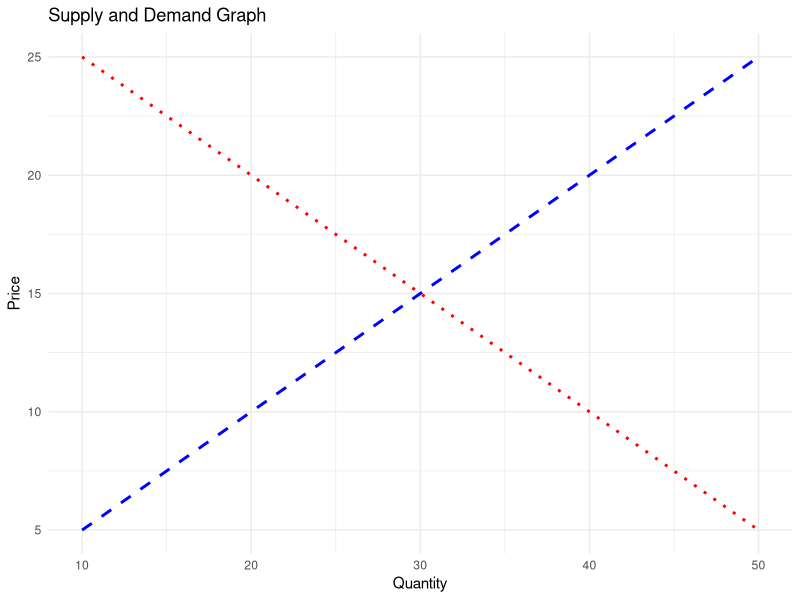

Write R code to recreate this figure.
## ---- chunk 1
knitr::opts_chunk$set(echo = TRUE,comment=NA)
library(knitr)
library(kableExtra)
## ---- chunk 2
df=data.frame(Warehouse_1 = c("$20","$12","$10",80),
              Warehouse_2= c("$14","$15","$12",90),
              Warehouse_3= c("$25","$14","$15",70),
              Dummy_warehouse=c("0","0","0","135"),
              Unit_production_cost=c("$400","$300","$500"," "),
              Monthly_production_capacity=c(100,125,150," "))
rownames(df)=c("Plant A","Plant B","Plant C","Monthly demand")
df %>% 
  kable() %>% 
  kable_classic() %>% 
  column_spec(1,border_right = TRUE) %>% 
  column_spec(5,border_right = TRUE) %>% 
  row_spec(3,extra_css = "border-bottom:dotted") %>% 
  add_header_above(header=c(" "=1,"Unit Shipping Cost"=4," "=2))
## ---- chunk 3
#Loading the lpsolve library-
library(lpSolve)
#Making cost matrix-
cost.mat=matrix(c(420,414,425,0,
                  312,315,314,0,
                  510,512,515,0),nrow = 3,byrow = TRUE)
#Sign of supply constraints-
row.signs=rep("<=",3)
#RHS values of supply constraints-
row.rhs=c(100,125,150)
#Sign of demand constraints-
col.signs=rep(">=",4)

#RHS values of demand constraints-
col.rhs=c(80,90,70,135)

#Using lptrans command to solve the problem
optimum=lp.transport(cost.mat,"min",row.signs,row.rhs,col.signs,col.rhs)
## ---- chunk 4
optimum$objval
## ---- chunk 5
optimum$solution
## ---- chunk 6
optimum$solution[1,1]+optimum$solution[1,2]+optimum$solution[1,3]+optimum$solution[1,4]
## ---- chunk 7
optimum$solution[2,1]+optimum$solution[2,2]+optimum$solution[2,3]+optimum$solution[2,4]
## ---- chunk 8
optimum$solution[3,1]+optimum$solution[3,2]+optimum$solution[3,3]
## ---- chunk 9
#Making random dataframe to use for graph-
data <- data.frame(
  Quantity = c(10, 20, 30, 40, 50),
  Price = c(5, 4, 3, 2, 1),
  Supply = c(5, 10, 15, 20, 25),
  Demand = c(25, 20, 15, 10, 5)
)

#Using ggplot for plotting the graph-
library(ggplot2)
ggplot(data, aes(x = Quantity)) +
  geom_line(aes(y = Supply), color = "blue", linetype = "dashed", linewidth = 1) +
  geom_line(aes(y = Demand), color = "red", linetype = "dotted", linewidth = 1) +
  labs(title = "Supply and Demand Graph", x = "Quantity", y = "Price") +
  theme_minimal()
